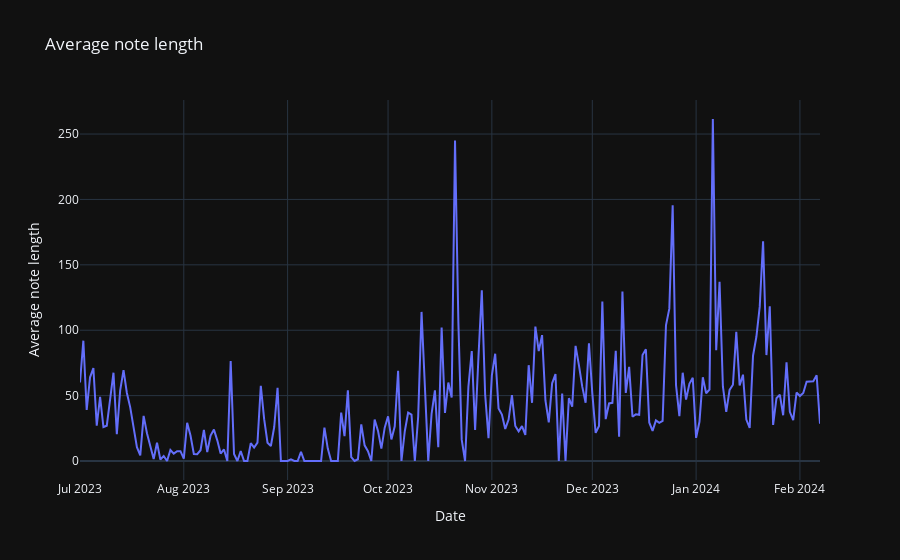

Notebook cell for this chart:
### Markdown cell above
## Other features

### Code cell
df.note_length_plot(400)

### Figure 1 — Plotly figure (JSON) as saved in the notebook; plotly's stock layout.template omitted (floating-point values rounded to 4 significant figures; data arrays with more than 128 entries replaced by an {"elided": "..."} marker saying what was removed)
{"data": [{"hovertemplate": "Date=%{x}<br>Average note length=%{y}<extra></extra>", "legendgroup": "", "line": {"color": "#636efa", "dash": "solid"}, "marker": {"symbol": "circle"}, "mode": "lines", "name": "", "orientation": "v", "showlegend": false, "type": "scatter", "x": {"elided": "222 str values"}, "xaxis": "x", "y": {"elided": "222 float values"}, "yaxis": "y"}], "layout": {"legend": {"tracegroupgap": 0}, "title": {"text": "Average note length"}, "xaxis": {"anchor": "y", "domain": [0, 1], "title": {"text": "Date"}}, "yaxis": {"anchor": "x", "domain": [0, 1], "title": {"text": "Average note length"}}}}
